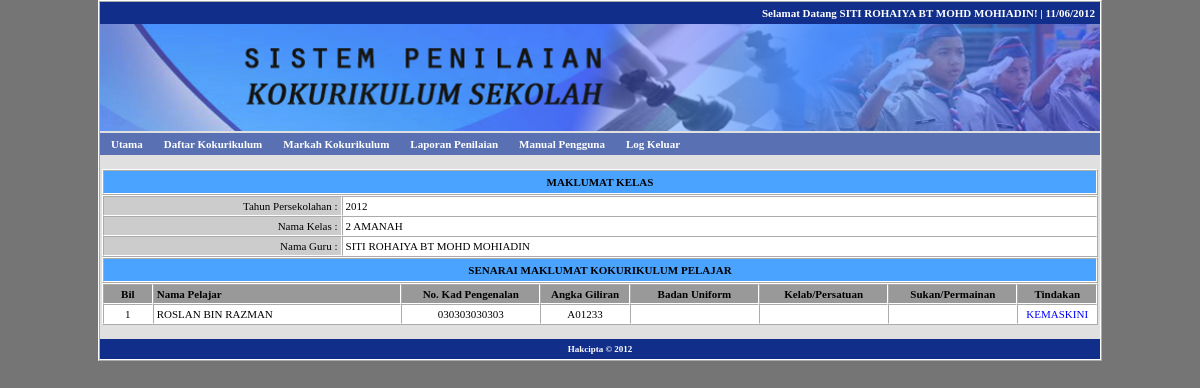
The page /markah.php?menu=senarai (signed in) on the database its author committed.
### tables this page shows
CREATE TABLE IF NOT EXISTS `user` (
  `uid` int(11) NOT NULL AUTO_INCREMENT,
  `ulevel` int(1) NOT NULL DEFAULT '3',
  `unokp` varchar(12) NOT NULL,
  `upass` varchar(32) NOT NULL,
  `unama` varchar(255) NOT NULL,
  `ujawatan` varchar(255) NOT NULL,
  PRIMARY KEY (`uid`)
);

CREATE TABLE IF NOT EXISTS `sesikelas` (
  `sidk` int(11) NOT NULL AUTO_INCREMENT,
  `tahun` int(4) NOT NULL,
  `kid` int(11) NOT NULL,
  `unokp` varchar(12) NOT NULL,
  PRIMARY KEY (`sidk`),
  KEY `kid` (`kid`),
  KEY `tahun` (`tahun`)
);

CREATE TABLE IF NOT EXISTS `kelas` (
  `kid` int(11) NOT NULL AUTO_INCREMENT,
  `kelas` varchar(255) NOT NULL,
  PRIMARY KEY (`kid`)
);

CREATE TABLE IF NOT EXISTS `sesipelajar` (
  `sidp` int(11) NOT NULL AUTO_INCREMENT,
  `sidk` int(11) NOT NULL,
  `pnokp` varchar(12) NOT NULL,
  `uniform` int(11) NOT NULL,
  `jawatan1` varchar(255) NOT NULL,
  `jawat1` int(2) NOT NULL,
  `penglibatan1` varchar(255) NOT NULL,
  `libat1` int(2) NOT NULL,
  `pencapaian1` varchar(255) NOT NULL,
  `capai1` int(2) NOT NULL,
  `hadir2` int(2) NOT NULL,
  `hadir3` int(2) NOT NULL,
  `markah1` int(3) NOT NULL,
  `gred1` char(1) NOT NULL,
  `kelab` int(11) NOT NULL,
  `jawatan2` varchar(255) NOT NULL,
  `jawat2` int(2) NOT NULL,
  `penglibatan2` varchar(255) NOT NULL,
  `libat2` int(2) NOT NULL,
  `pencapaian2` varchar(255) NOT NULL,
  `capai2` int(2) NOT NULL,
  `hadir5` int(2) NOT NULL,
  `hadir6` int(2) NOT NULL,
  `markah2` int(3) NOT NULL,
  `gred2` char(1) NOT NULL,
  `sukan` int(11) NOT NULL,
  `jawatan3` varchar(255) NOT NULL,
  `jawat3` int(2) NOT NULL,
  `penglibatan3` varchar(255) NOT NULL,
  `libat3` int(2) NOT NULL,
  `pencapaian3` varchar(255) NOT NULL,
  `capai3` int(2) NOT NULL,
  `hadir8` int(2) NOT NULL,
  `hadir9` int(2) NOT NULL,
  `markah3` int(3) NOT NULL,
  `gred3` char(1) NOT NULL,
  `bonus` varchar(255) NOT NULL,
  `bns` int(2) NOT NULL,
  `markah` varchar(6) NOT NULL,
  `gred` char(1) NOT NULL,
  PRIMARY KEY (`sidp`)
);

CREATE TABLE IF NOT EXISTS `pelajar` (
  `pid` int(11) NOT NULL AUTO_INCREMENT,
  `pnokp` varchar(12) NOT NULL,
  `pnama` varchar(255) NOT NULL,
  `pjantina` varchar(50) NOT NULL,
  `pnogiliran` varchar(50) NOT NULL,
  PRIMARY KEY (`pid`)
);

### inc/fungsi.php (called while the page is built, shortened)
<?php
function semakSlash($input) {
	if(!get_magic_quotes_gpc()) {
		$input = mysql_real_escape_string($input);
	}
	return $input;
}
function input1($str) {
	$str = htmlentities(strtoupper(trim(semakSlash($str))));
	return $str;
}
function output1($str) {
	if(!get_magic_quotes_gpc()) {
		$str = stripslashes($str);
	}
	return $str;
}
if (!empty($_SESSION['user'])) {
	$sm = "SELECT * FROM user
		WHERE unokp = '" . input1($_SESSION['user']) . "'
		ORDER BY unokp ASC
	";
	$dm = mysql_query($sm);
	$tm = mysql_fetch_array($dm);
}
?>

### tmp/markah_koko.php (the view, shortened to what this page needs)
<table width="100%" border="0" cellpadding="2" cellspacing="0">
  <tr>
    <td width="100%" align="center" valign="top">
      <br />
      <?php
	  $sx = "SELECT * FROM tahun ORDER BY tahun DESC";
	  $dx = mysql_query($sx);
	  $tx = mysql_fetch_array($dx);
	  $sx = "SELECT s.*, k.*
		FROM sesikelas AS s, kelas AS k
		WHERE s.kid = k.kid
		AND s.tahun = '".$tx['tahun']."'
		AND s.unokp = '".$tm['unokp']."'
		ORDER BY s.unokp ASC
	  ";
	  $dx = mysql_query($sx);
	  if (mysql_num_rows($dx) == 1) {
		  $tx = mysql_fetch_array($dx);
		  ?>
		  <table width="100%" border="1" cellspacing="0" cellpadding="5">
			<tr>
			  <td align="center" bgcolor="#49A3FF" class="tkmenu2">MAKLUMAT KELAS</td>
			</tr>
		  </table>
		  <table width="100%" border="1" cellspacing="0" cellpadding="3" class="table2">
			<tr>
			  <td width="24%" align="right" valign="middle" bgcolor="#CCCCCC">Tahun Persekolahan :</td>
			  <td width="76%" align="left" valign="middle"><?php echo $tx['tahun']; ?></td>
			</tr>
			<tr>
			  <td align="right" valign="middle" bgcolor="#CCCCCC">Nama Kelas :</td>
			  <td align="left" valign="middle"><?php echo $tx['kelas']; ?></td>
			</tr>
			<tr>
			  <td align="right" valign="middle" bgcolor="#CCCCCC">Nama Guru :</td>
			  <td align="left" valign="middle"><?php echo output1($tm['unama']); ?></td>
			</tr>
		  </table>
		  <table width="100%" border="1" cellspacing="0" cellpadding="5">
			<tr>
			  <td align="center" bgcolor="#49A3FF" class="tkmenu2">SENARAI MAKLUMAT KOKURIKULUM PELAJAR</td>
			</tr>
		  </table>
		  <table width="100%" border="1" cellspacing="0" cellpadding="3" class="table2">
            <tr class="tkmenu2">
              <td width="5%" align="center" valign="middle" bgcolor="#999999">Bil</td>
              <td width="25%" align="left" valign="middle" bgcolor="#999999">Nama Pelajar</td>
              <td width="14%" align="center" valign="middle" bgcolor="#999999">No. Kad Pengenalan</td>
              <td width="9%" align="center" valign="middle" bgcolor="#999999">Angka Giliran</td>
              <td width="13%" align="center" valign="middle" bgcolor="#999999">Badan Uniform</td>
              <td width="13%" align="center" valign="middle" bgcolor="#999999">Kelab/Persatuan</td>
              <td width="13%" align="center" valign="middle" bgcolor="#999999">Sukan/Permainan</td>
              <td width="8%" align="center" valign="middle" bgcolor="#999999">Tindakan</td>
            </tr>
            <?php
			$s = "SELECT s.*, p.*
				FROM sesipelajar AS s, pelajar AS p
				WHERE s.pnokp = p.pnokp
				AND s.sidk = '".$tx['sidk']."'
				ORDER BY p.pnama ASC
			";
			$d = mysql_query($s);
			$n = 0;
			while ($t = mysql_fetch_array($d)) {
				$n = $n + 1;
				?>
                <tr>
                  <td align="center" valign="top"><?php echo $n; ?></td>
                  <td align="left" valign="top"><?php echo output1($t['pnama']); ?></td>
                  <td align="center" valign="top"><?php echo output1($t['pnokp']); ?></td>
                  <td align="center" valign="top"><?php if (!empty($t['pnogiliran'])) { echo output1($t['pnogiliran']); } else { echo "&nbsp;"; } ?></td>
                  <td align="center" valign="top">
                  </td>
                  <td align="center" valign="top">
                  </td>
                  <td align="center" valign="top">
                  </td>
                  <td align="center" valign="top"><a href="markah.php?menu=kemaskini&id=<?php echo $t['sidp']; ?>">KEMASKINI</a></td>
                </tr>
			<?php
			}
				?>
		  </table>
      <?php
	  }
	  ?>
    <br></td>
  </tr>
</table>

### tmp/header.php (shortened to what this page needs)
<!DOCTYPE HTML>
<html>
<head>
<link rel="stylesheet" type="text/css" href="files/style.css">
</head>
<body>
<table width="1000" border="1" align="center" cellpadding="0" cellspacing="0">
  <tr>
    <td>
    <table width="100%" border="0" cellpadding="5" cellspacing="0">
      <tr>
        <td align="right" bgcolor="#112F8A" class="tkmenu">Selamat Datang<?php if (isset($_SESSION['user'])) { echo " " . output1($tm['unama']); } ?>! | <?php echo date("d/m/Y"); ?> </td>
      </tr>
    </table>
    <table width="100%" border="0" cellpadding="0" cellspacing="0">
      <tr>
        <td align="center"><img src="files/banner.png" width="1000"></td>
      </tr>
    </table>
    <table width="100%" border="0" cellpadding="5" cellspacing="0">
      <tr>
        <td align="left" bgcolor="#5970B2" class="tkmenu">
			<ul id="sddm">
				<li><a href="index.php" onmouseover="mopen('m1')" onmouseout="mclosetime()">Utama</a></li>
                <?php
				if (isset($_SESSION['user'])) {
					?>
                    <li><a href="daftar.php?menu=senarai" onmouseover="mopen('m2')" onmouseout="mclosetime()">Daftar Kokurikulum</a></li>
                    <li><a href="markah.php?menu=senarai" onmouseover="mopen('m3')" onmouseout="mclosetime()">Markah Kokurikulum</a></li>
                    <li><a href="laporan.php?menu=senarai" onmouseover="mopen('m4')" onmouseout="mclosetime()">Laporan Penilaian</a></li>
                <?php
				}
				?>
				<li><a href="manual.php" onmouseover="mopen('m6')" onmouseout="mclosetime()">Manual Pengguna</a></li>
                <?php
				if (isset($_SESSION['user'])) {
						?>
					<li><a href="profil.php?menu=logout" onmouseover="mopen('m8')" onmouseout="mclosetime()">Log Keluar</a></li>
                <?php
				}
				?>
			</ul>
        </td>
      </tr>
    </table>

### files/style.css (style rules this page uses)
BODY { background: #757575; color: #000000; font-size: 11px; font-family: Tahoma, Verdana; margin: 0px; }
A:link { color: #0000FF; text-decoration: none; }
TABLE { background: #E0E0E0; border-color: #FFFFFF; }
.table2 { background: #FFFFFF; }
.tkmenu { font-weight: bold; color: #FFFFFF; }
.tkmenu2 { font-weight: bold; }
#sddm { margin: 0 -4px; padding: 0; z-index: 30 }
#sddm li { margin: 0; padding: 0; list-style: none; float: left; }
#sddm li a { margin: 0 1px 0 0; padding: 4px 10px; width: 70px; background: #5970B2; color: #FFFFFF; text-align: center; text-decoration: none }

### rows shown on the page
user: unama "SITI ROHAIYA BT MOHD MOHIADIN"
sesikelas: tahun "2012", kid.kelas "2 AMANAH"
sesipelajar: pelajar.pnama "ROSLAN BIN RAZMAN", pelajar.pnokp "030303030303", pelajar.pnogiliran "A01233"
